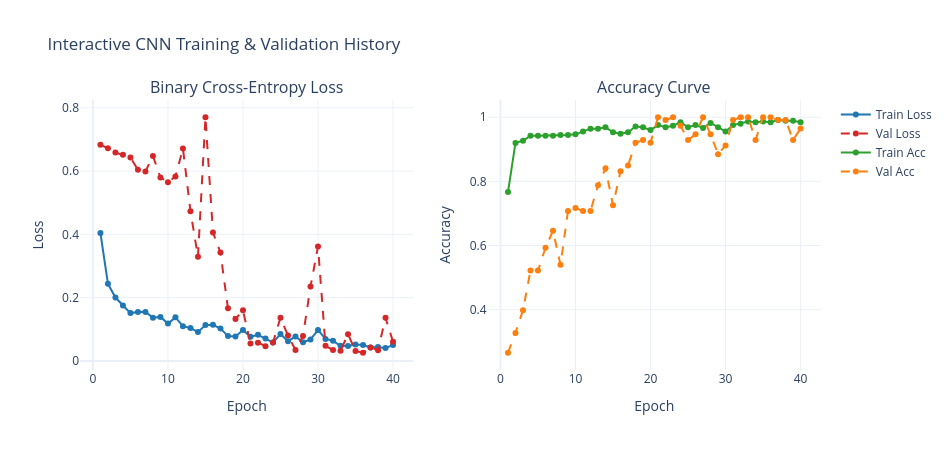

The cell this chart's notebook holds for it:
### Code cell
# Interactive Training Curves with Plotly
hist = history.history
epochs_run = list(range(1, len(hist['loss']) + 1))

fig_curves = make_subplots(
    rows=1, cols=2,
    subplot_titles=["Binary Cross-Entropy Loss", "Accuracy Curve"]
)

# Loss curves
fig_curves.add_trace(
    go.Scatter(x=epochs_run, y=hist['loss'], mode='lines+markers', name='Train Loss', line=dict(color='#1f77b4', width=2)),
    row=1, col=1
)
fig_curves.add_trace(
    go.Scatter(x=epochs_run, y=hist['val_loss'], mode='lines+markers', name='Val Loss', line=dict(color='#d62728', dash='dash', width=2)),
    row=1, col=1
)

# Accuracy curves
fig_curves.add_trace(
    go.Scatter(x=epochs_run, y=hist['accuracy'], mode='lines+markers', name='Train Acc', line=dict(color='#2ca02c', width=2)),
    row=1, col=2
)
fig_curves.add_trace(
    go.Scatter(x=epochs_run, y=hist['val_accuracy'], mode='lines+markers', name='Val Acc', line=dict(color='#ff7f0e', dash='dash', width=2)),
    row=1, col=2
)

fig_curves.update_xaxes(title_text="Epoch", row=1, col=1)
fig_curves.update_xaxes(title_text="Epoch", row=1, col=2)
fig_curves.update_yaxes(title_text="Loss", row=1, col=1)
fig_curves.update_yaxes(title_text="Accuracy", row=1, col=2)

fig_curves.update_layout(
    title_text="Interactive CNN Training & Validation History",
    height=450, width=950,
    hovermode="x unified"
)
fig_curves.show()

### Figure 1 — Plotly figure (JSON) as saved in the notebook; plotly's stock layout.template omitted (floating-point values rounded to 4 significant figures)
{"data": [{"line": {"color": "#1f77b4", "width": 2}, "mode": "lines+markers", "name": "Train Loss", "type": "scatter", "x": [1, 2, 3, 4, 5, 6, 7, 8, 9, 10, 11, 12, 13, 14, 15, 16, 17, 18, 19, 20, 21, 22, 23, 24, 25, 26, 27, 28, 29, 30, 31, 32, 33, 34, 35, 36, 37, 38, 39, 40], "xaxis": "x", "y": [0.4043, 0.2441, 0.2004, 0.1755, 0.1513, 0.1543, 0.1551, 0.1363, 0.1392, 0.1182, 0.1378, 0.11, 0.1042, 0.09133, 0.1133, 0.1143, 0.1025, 0.07859, 0.0776, 0.09759, 0.07635, 0.08279, 0.07107, 0.05805, 0.08525, 0.06265, 0.07713, 0.05914, 0.06821, 0.09758, 0.06947, 0.06353, 0.0481, 0.04715, 0.05228, 0.05056, 0.04245, 0.04404, 0.0406, 0.05078], "yaxis": "y"}, {"line": {"color": "#d62728", "dash": "dash", "width": 2}, "mode": "lines+markers", "name": "Val Loss", "type": "scatter", "x": [1, 2, 3, 4, 5, 6, 7, 8, 9, 10, 11, 12, 13, 14, 15, 16, 17, 18, 19, 20, 21, 22, 23, 24, 25, 26, 27, 28, 29, 30, 31, 32, 33, 34, 35, 36, 37, 38, 39, 40], "xaxis": "x", "y": [0.683, 0.6723, 0.6588, 0.6518, 0.643, 0.6039, 0.5989, 0.6476, 0.5801, 0.5649, 0.5829, 0.6717, 0.4728, 0.3293, 0.7701, 0.406, 0.3425, 0.1662, 0.1326, 0.16, 0.05484, 0.05789, 0.04644, 0.05799, 0.1367, 0.08055, 0.03465, 0.0789, 0.2351, 0.3617, 0.04775, 0.03481, 0.03229, 0.0845, 0.03151, 0.02595, 0.04293, 0.03384, 0.1368, 0.06039], "yaxis": "y"}, {"line": {"color": "#2ca02c", "width": 2}, "mode": "lines+markers", "name": "Train Acc", "type": "scatter", "x": [1, 2, 3, 4, 5, 6, 7, 8, 9, 10, 11, 12, 13, 14, 15, 16, 17, 18, 19, 20, 21, 22, 23, 24, 25, 26, 27, 28, 29, 30, 31, 32, 33, 34, 35, 36, 37, 38, 39, 40], "xaxis": "x2", "y": [0.7667, 0.92, 0.9267, 0.9422, 0.9422, 0.9422, 0.9422, 0.9444, 0.9444, 0.9467, 0.9556, 0.9644, 0.9644, 0.9689, 0.9533, 0.9489, 0.9533, 0.9711, 0.9689, 0.96, 0.9756, 0.9689, 0.9733, 0.9844, 0.9689, 0.9756, 0.9667, 0.9822, 0.9689, 0.9556, 0.9756, 0.98, 0.9867, 0.9844, 0.9867, 0.9844, 0.9911, 0.9889, 0.9889, 0.9844], "yaxis": "y2"}, {"line": {"color": "#ff7f0e", "dash": "dash", "width": 2}, "mode": "lines+markers", "name": "Val Acc", "type": "scatter", "x": [1, 2, 3, 4, 5, 6, 7, 8, 9, 10, 11, 12, 13, 14, 15, 16, 17, 18, 19, 20, 21, 22, 23, 24, 25, 26, 27, 28, 29, 30, 31, 32, 33, 34, 35, 36, 37, 38, 39, 40], "xaxis": "x2", "y": [0.2655, 0.3274, 0.3982, 0.5221, 0.5221, 0.5929, 0.646, 0.5398, 0.708, 0.7168, 0.708, 0.708, 0.7876, 0.8407, 0.7257, 0.8319, 0.8496, 0.9204, 0.9292, 0.9204, 1.0, 0.9912, 1.0, 0.9735, 0.9292, 0.9469, 1.0, 0.9469, 0.885, 0.9115, 0.9912, 1.0, 1.0, 0.9292, 1.0, 1.0, 0.9912, 0.9912, 0.9292, 0.9646], "yaxis": "y2"}], "layout": {"annotations": [{"font": {"size": 16}, "showarrow": false, "text": "Binary Cross-Entropy Loss", "x": 0.225, "xanchor": "center", "xref": "paper", "y": 1.0, "yanchor": "bottom", "yref": "paper"}, {"font": {"size": 16}, "showarrow": false, "text": "Accuracy Curve", "x": 0.775, "xanchor": "center", "xref": "paper", "y": 1.0, "yanchor": "bottom", "yref": "paper"}], "height": 450, "hovermode": "x unified", "title": {"text": "Interactive CNN Training & Validation History"}, "width": 950, "xaxis": {"anchor": "y", "domain": [0.0, 0.45], "title": {"text": "Epoch"}}, "xaxis2": {"anchor": "y2", "domain": [0.55, 1.0], "title": {"text": "Epoch"}}, "yaxis": {"anchor": "x", "domain": [0.0, 1.0], "title": {"text": "Loss"}}, "yaxis2": {"anchor": "x2", "domain": [0.0, 1.0], "title": {"text": "Accuracy"}}}}
